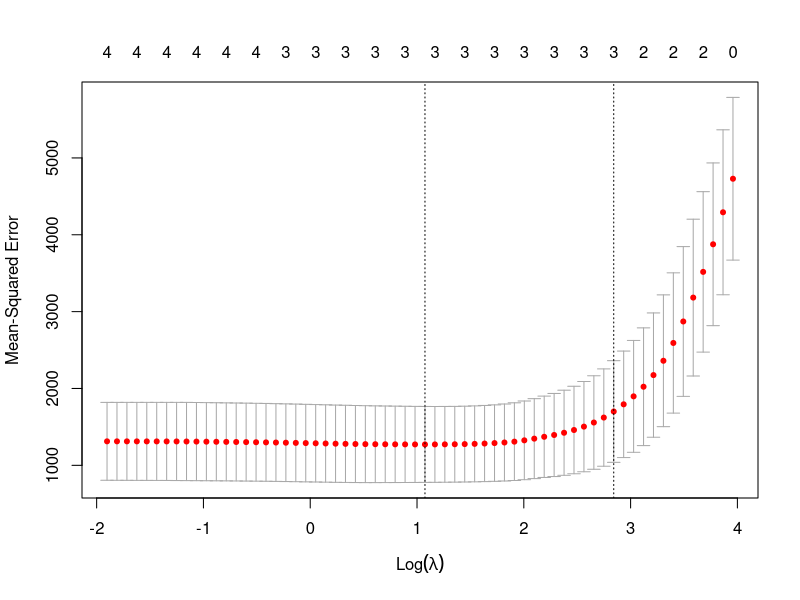

Reproduce this figure in R.
library(glmnet)
par(mfrow=c(1,1))
#Define predictor and response variables
y <- mtcars$hp
x <- data.matrix(mtcars[, c('mpg', 'wt', 'drat', 'qsec')])

#fit lasso regression model using k-fold cross-validation
cv_model <- cv.glmnet(x, y, alpha = 1)
best_lambda <- cv_model$lambda.min
lambda_1se<-cv_model$lambda.1se

#display optimal lambda value
best_lambda
lambda_1se

#view plot of test MSE's vs. lambda values
plot(cv_model)

#view coefficients of best model
best_model <- glmnet(x, y, alpha = 1, lambda = best_lambda)
coef(best_model)

#make a prediction for the response value of a new observation
new = matrix(c(24, 2.5, 3.5, 18.5), nrow=1, ncol=4) 
predict(best_model, s = best_lambda, newx = new)

#find R-squared of model on training data
y_predicted <- predict(best_model, s = best_lambda, newx = x)

sst <- sum((y - mean(y))^2)
sse <- sum((y_predicted - y)^2)

rsq <- 1 - sse/sst
rsq
